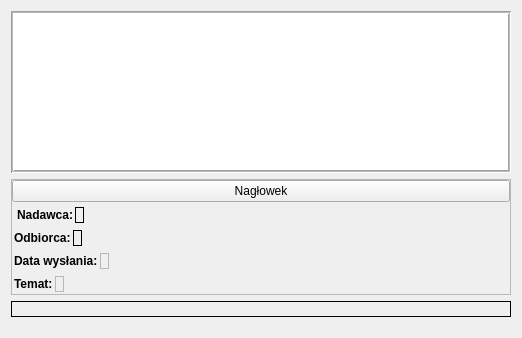
                             <widget class="QWidget" name="scrollAreaWidgetContents">
                              <property name="geometry">
                               <rect>
                                <x>0</x>
                                <y>-107</y>
                                <width>520</width>
                                <height>338</height>
                               </rect>
                              </property>
                              <property name="sizePolicy">
                               <sizepolicy hsizetype="Expanding" vsizetype="Expanding">
                                <horstretch>0</horstretch>
                                <verstretch>0</verstretch>
                               </sizepolicy>
                              </property>
                              <layout class="QVBoxLayout" name="verticalLayout_20">
                               <item>
                                <layout class="QVBoxLayout" name="emailLayouts">
                                 <item>
                                  <widget class="QListWidget" name="listAttachments">
                                   <property name="sizePolicy">
                                    <sizepolicy hsizetype="Minimum" vsizetype="Minimum">
                                     <horstretch>0</horstretch>
                                     <verstretch>0</verstretch>
                                    </sizepolicy>
                                   </property>
                                   <property name="minimumSize">
                                    <size>
                                     <width>500</width>
                                     <height>150</height>
                                    </size>
                                   </property>
                                   <property name="frameShape">
                                    <enum>QFrame::Shape::Box</enum>
                                   </property>
                                   <property name="frameShadow">
                                    <enum>QFrame::Shadow::Sunken</enum>
                                   </property>
                                   <property name="lineWidth">
                                    <number>1</number>
                                   </property>
                                   <property name="midLineWidth">
                                    <number>1</number>
                                   </property>
                                   <property name="verticalScrollBarPolicy">
                                    <enum>Qt::ScrollBarPolicy::ScrollBarAlwaysOff</enum>
                                   </property>
                                   <property name="horizontalScrollBarPolicy">
                                    <enum>Qt::ScrollBarPolicy::ScrollBarAsNeeded</enum>
                                   </property>
                                   <property name="sizeAdjustPolicy">
                                    <enum>QAbstractScrollArea::SizeAdjustPolicy::AdjustIgnored</enum>
                                   </property>
                                   <property name="autoScrollMargin">
                                    <number>5</number>
                                   </property>
                                   <property name="flow">
                                    <enum>QListView::Flow::LeftToRight</enum>
                                   </property>
                                   <property name="modelColumn">
                                    <number>0</number>
                                   </property>
                                   <property name="uniformItemSizes">
                                    <bool>false</bool>
                                   </property>
                                   <property name="batchSize">
                                    <number>100</number>
                                   </property>
                                  </widget>
                                 </item>
                                 <item>
                                  <widget class="QFrame" name="frame_8">
                                   <property name="sizePolicy">
                                    <sizepolicy hsizetype="Minimum" vsizetype="Fixed">
                                     <horstretch>0</horstretch>
                                     <verstretch>0</verstretch>
                                    </sizepolicy>
                                   </property>
                                   <property name="minimumSize">
                                    <size>
                                     <width>500</width>
                                     <height>0</height>
                                    </size>
                                   </property>
                                   <property name="frameShape">
                                    <enum>QFrame::Shape::StyledPanel</enum>
                                   </property>
                                   <property name="frameShadow">
                                    <enum>QFrame::Shadow::Raised</enum>
                                   </property>
                                   <layout class="QVBoxLayout" name="verticalLayout_21">
                                    <property name="spacing">
                                     <number>3</number>
                                    </property>
                                    <property name="leftMargin">
                                     <number>0</number>
                                    </property>
                                    <property name="topMargin">
                                     <number>0</number>
                                    </property>
                                    <property name="rightMargin">
                                     <number>0</number>
                                    </property>
                                    <property name="bottomMargin">
                                     <number>0</number>
                                    </property>
                                    <item>
                                     <widget class="QPushButton" name="hederEmailBtn">
                                      <property name="sizePolicy">
                                       <sizepolicy hsizetype="Minimum" vsizetype="Fixed">
                                        <horstretch>0</horstretch>
                                        <verstretch>0</verstretch>
                                       </sizepolicy>
                                      </property>
                                      <property name="minimumSize">
                                       <size>
                                        <width>125</width>
                                        <height>0</height>
                                       </size>
                                      </property>
                                      <property name="text">
                                       <string>Nagłowek</string>
                                      </property>
                                     </widget>
                                    </item>
                                    <item>
                                     <widget class="QWidget" name="widget_10" native="true">
                                      <property name="sizePolicy">
                                       <sizepolicy hsizetype="Fixed" vsizetype="Fixed">
                                        <horstretch>0</horstretch>
                                        <verstretch>0</verstretch>
                                       </sizepolicy>
                                      </property>
                                      <layout class="QHBoxLayout" name="horizontalLayout_26">
                                       <property name="spacing">
                                        <number>2</number>
                                       </property>
                                       <property name="leftMargin">
                                        <number>2</number>
                                       </property>
                                       <property name="topMargin">
                                        <number>2</number>
                                       </property>
                                       <property name="rightMargin">
                                        <number>2</number>
                                       </property>
                                       <property name="bottomMargin">
                                        <number>2</number>
                                       </property>
                                       <item>
                                        <widget class="QLabel" name="label_4">
                                         <property name="sizePolicy">
                                          <sizepolicy hsizetype="Fixed" vsizetype="Fixed">
                                           <horstretch>0</horstretch>
                                           <verstretch>0</verstretch>
                                          </sizepolicy>
                                         </property>
                                         <property name="text">
                                          <string>&lt;html&gt;&lt;head/&gt;&lt;body&gt;&lt;p&gt;&lt;span style=&quot; font-weight:700;&quot;&gt;Nadawca:&lt;/span&gt;&lt;/p&gt;&lt;/body&gt;&lt;/html&gt;</string>
                                         </property>
                                         <property name="indent">
                                          <number>3</number>
                                         </property>
                                        </widget>
                                       </item>
                                       <item>
                                        <widget class="QLabel" name="sender">
                                         <property name="sizePolicy">
                                          <sizepolicy hsizetype="Fixed" vsizetype="Fixed">
                                           <horstretch>0</horstretch>
                                           <verstretch>0</verstretch>
                                          </sizepolicy>
                                         </property>
                                         <property name="frameShape">
                                          <enum>QFrame::Shape::Panel</enum>
                                         </property>
                                         <property name="text">
                                          <string/>
                                         </property>
                                         <property name="textInteractionFlags">
                                          <set>Qt::TextInteractionFlag::LinksAccessibleByMouse|Qt::TextInteractionFlag::TextSelectableByMouse</set>
                                         </property>
                                        </widget>
                                       </item>
                                      </layout>
                                     </widget>
                                    </item>
                                    <item>
                                     <widget class="QWidget" name="widget_5" native="true">
                                      <property name="sizePolicy">
                                       <sizepolicy hsizetype="Fixed" vsizetype="Fixed">
                                        <horstretch>0</horstretch>
                                        <verstretch>0</verstretch>
                                       </sizepolicy>
                                      </property>
                                      <property name="minimumSize">
                                       <size>
                                        <width>0</width>
                                        <height>0</height>
                                       </size>
                                      </property>
                                      <property name="baseSize">
                                       <size>
                                        <width>0</width>
                                        <height>0</height>
                                       </size>
                                      </property>
                                      <layout class="QHBoxLayout" name="horizontalLayout_19">
                                       <property name="spacing">
                                        <number>2</number>
                                       </property>
                                       <property name="leftMargin">
                                        <number>2</number>
                                       </property>
                                       <property name="topMargin">
                                        <number>2</number>
                                       </property>
                                       <property name="rightMargin">
                                        <number>2</number>
                                       </property>
                                       <property name="bottomMargin">
                                        <number>2</number>
                                       </property>
                                       <item>
                                        <widget class="QLabel" name="label_17">
                                         <property name="sizePolicy">
                                          <sizepolicy hsizetype="Fixed" vsizetype="Fixed">
                                           <horstretch>0</horstretch>
                                           <verstretch>0</verstretch>
                                          </sizepolicy>
                                         </property>
                                         <property name="text">
                                          <string>&lt;html&gt;&lt;head/&gt;&lt;body&gt;&lt;p&gt;&lt;span style=&quot; font-weight:700;&quot;&gt;Odbiorca:&lt;/span&gt;&lt;/p&gt;&lt;/body&gt;&lt;/html&gt;</string>
                                         </property>
                                        </widget>
                                       </item>
                                       <item>
                                        <widget class="QLabel" name="cc">
                                         <property name="sizePolicy">
                                          <sizepolicy hsizetype="Fixed" vsizetype="Fixed">
                                           <horstretch>0</horstretch>
                                           <verstretch>0</verstretch>
                                          </sizepolicy>
                                         </property>
                                         <property name="frameShape">
                                          <enum>QFrame::Shape::Box</enum>
                                         </property>
                                         <property name="text">
                                          <string/>
                                         </property>
                                         <property name="textInteractionFlags">
                                          <set>Qt::TextInteractionFlag::LinksAccessibleByMouse|Qt::TextInteractionFlag::TextSelectableByMouse</set>
                                         </property>
                                        </widget>
                                       </item>
                                      </layout>
                                     </widget>
                                    </item>
                                    <item>
                                     <widget class="QWidget" name="widget_7" native="true">
                                      <property name="sizePolicy">
                                       <sizepolicy hsizetype="Fixed" vsizetype="Fixed">
                                        <horstretch>0</horstretch>
                                        <verstretch>0</verstretch>
                                       </sizepolicy>
                                      </property>
                                      <property name="minimumSize">
                                       <size>
                                        <width>0</width>
                                        <height>0</height>
                                       </size>
                                      </property>
                                      <property name="baseSize">
                                       <size>
                                        <width>0</width>
                                        <height>100</height>
                                       </size>
                                      </property>
                                      <layout class="QHBoxLayout" name="horizontalLayout_22">
                                       <property name="spacing">
                                        <number>2</number>
                                       </property>
                                       <property name="leftMargin">
                                        <number>2</number>
                                       </property>
                                       <property name="topMargin">
                                        <number>2</number>
                                       </property>
                                       <property name="rightMargin">
                                        <number>2</number>
                                       </property>
                                       <property name="bottomMargin">
                                        <number>2</number>
                                       </property>
                                       <item>
                                        <widget class="QLabel" name="label_19">
                                         <property name="sizePolicy">
                                          <sizepolicy hsizetype="Fixed" vsizetype="Fixed">
                                           <horstretch>0</horstretch>
                                           <verstretch>0</verstretch>
                                          </sizepolicy>
                                         </property>
                                         <property name="text">
                                          <string>&lt;html&gt;&lt;head/&gt;&lt;body&gt;&lt;p&gt;&lt;span style=&quot; font-weight:700;&quot;&gt;Data wysłania:&lt;/span&gt;&lt;/p&gt;&lt;/body&gt;&lt;/html&gt;</string>
                                         </property>
                                        </widget>
                                       </item>
                                       <item>
                                        <widget class="QLabel" name="date">
                                         <property name="sizePolicy">
                                          <sizepolicy hsizetype="Fixed" vsizetype="Fixed">
                                           <horstretch>0</horstretch>
                                           <verstretch>0</verstretch>
                                          </sizepolicy>
                                         </property>
                                         <property name="contextMenuPolicy">
                                          <enum>Qt::ContextMenuPolicy::DefaultContextMenu</enum>
                                         </property>
                                         <property name="frameShape">
                                          <enum>QFrame::Shape::StyledPanel</enum>
                                         </property>
                                         <property name="text">
                                          <string/>
                                         </property>
                                         <property name="textInteractionFlags">
                                          <set>Qt::TextInteractionFlag::LinksAccessibleByMouse|Qt::TextInteractionFlag::TextSelectableByMouse</set>
                                         </property>
                                        </widget>
                                       </item>
                                      </layout>
                                     </widget>
                                    </item>
                                    <item>
                                     <widget class="QWidget" name="widget_6" native="true">
                                      <property name="sizePolicy">
                                       <sizepolicy hsizetype="Fixed" vsizetype="Fixed">
                                        <horstretch>0</horstretch>
                                        <verstretch>0</verstretch>
                                       </sizepolicy>
                                      </property>
                                      <property name="minimumSize">
                                       <size>
                                        <width>0</width>
                                        <height>0</height>
                                       </size>
                                      </property>
                                      <layout class="QHBoxLayout" name="horizontalLayout_21">
                                       <property name="spacing">
                                        <number>2</number>
                                       </property>
                                       <property name="leftMargin">
                                        <number>2</number>
                                       </property>
                                       <property name="topMargin">
                                        <number>2</number>
                                       </property>
                                       <property name="rightMargin">
                                        <number>2</number>
                                       </property>
                                       <property name="bottomMargin">
                                        <number>2</number>
                                       </property>
                                       <item>
                                        <widget class="QLabel" name="label_18">
                                         <property name="sizePolicy">
                                          <sizepolicy hsizetype="Fixed" vsizetype="Fixed">
                                           <horstretch>0</horstretch>
                                           <verstretch>0</verstretch>
                                          </sizepolicy>
                                         </property>
                                         <property name="text">
                                          <string>&lt;html&gt;&lt;head/&gt;&lt;body&gt;&lt;p&gt;&lt;span style=&quot; font-weight:700;&quot;&gt;Temat:&lt;/span&gt;&lt;/p&gt;&lt;/body&gt;&lt;/html&gt;</string>
                                         </property>
                                        </widget>
                                       </item>
                                       <item>
                                        <widget class="QLabel" name="subject">
                                         <property name="sizePolicy">
                                          <sizepolicy hsizetype="Fixed" vsizetype="Fixed">
                                           <horstretch>0</horstretch>
                                           <verstretch>0</verstretch>
                                          </sizepolicy>
                                         </property>
                                         <property name="frameShape">
                                          <enum>QFrame::Shape::StyledPanel</enum>
                                         </property>
                                         <property name="text">
                                          <string/>
                                         </property>
                                         <property name="textInteractionFlags">
                                          <set>Qt::TextInteractionFlag::LinksAccessibleByMouse|Qt::TextInteractionFlag::TextSelectableByMouse</set>
                                         </property>
                                        </widget>
                                       </item>
                                      </layout>
                                     </widget>
                                    </item>
                                   </layout>
                                  </widget>
                                 </item>
                                 <item>
                                  <widget class="QLabel" name="body">
                                   <property name="sizePolicy">
                                    <sizepolicy hsizetype="Preferred" vsizetype="Preferred">
                                     <horstretch>0</horstretch>
                                     <verstretch>0</verstretch>
                                    </sizepolicy>
                                   </property>
                                   <property name="styleSheet">
                                    <string notr="true"/>
                                   </property>
                                   <property name="frameShape">
                                    <enum>QFrame::Shape::Box</enum>
                                   </property>
                                   <property name="text">
                                    <string/>
                                   </property>
                                   <property name="wordWrap">
                                    <bool>true</bool>
                                   </property>
                                   <property name="textInteractionFlags">
                                    <set>Qt::TextInteractionFlag::LinksAccessibleByMouse|Qt::TextInteractionFlag::TextSelectableByMouse</set>
                                   </property>
                                  </widget>
                                 </item>
                                 <item>
                                  <spacer name="verticalSpacer_5">
                                   <property name="orientation">
                                    <enum>Qt::Orientation::Vertical</enum>
                                   </property>
                                   <property name="sizeHint" stdset="0">
                                    <size>
                                     <width>20</width>
                                     <height>40</height>
                                    </size>
                                   </property>
                                  </spacer>
                                 </item>
                                </layout>
                               </item>
                              </layout>
                             </widget>
